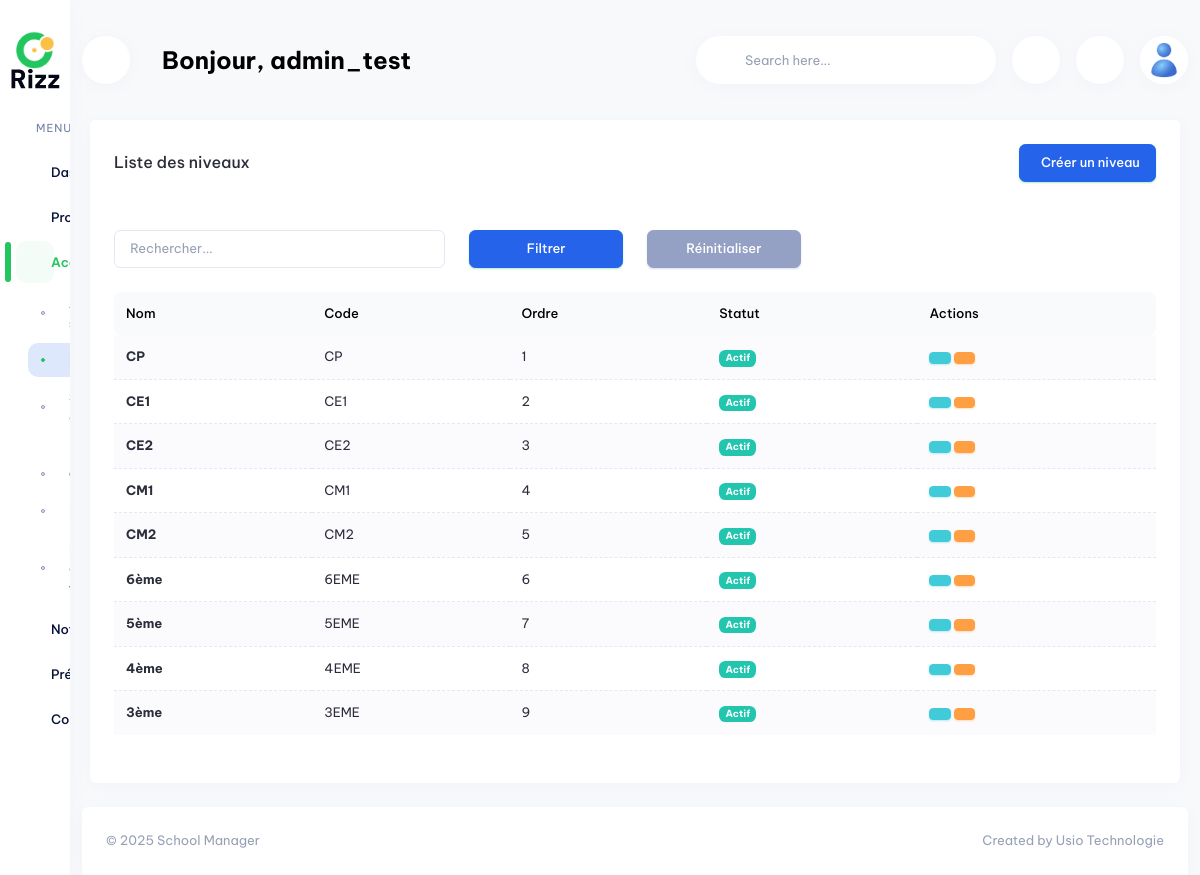
/academic/grades/ (signed in), run on the app's committed database.
### app_profile/models.py (models this page shows, shortened)
class Profile(models.Model):
    GENDER = [('male', 'Masculin'), ('female', 'Féminin'), ('other', 'Autre')]
    user = models.OneToOneField(
        User,
        on_delete=models.CASCADE,
        verbose_name="Utilisateur",
        help_text="Utilisateur Django associé à ce profil",
        related_name="profile"
    )
    reference = models.UUIDField(
        default=uuid4,
        unique=True,
        editable=False,
        verbose_name="Référence",
        help_text="Référence unique UUID du profil"
    )
    full_name = models.CharField(
        max_length=200,
        verbose_name="Nom complet",
        help_text="Nom et prénom du titulaire du compte"
    )
    firstname = models.CharField(
        max_length=100,
        verbose_name="Prénom",
        null=True,
        blank=True,
        help_text="Prénom du titulaire du compte"
    )
    name = models.CharField(
        max_length=100,
        verbose_name="Nom de famille",
        null=True,
        blank=True,
        help_text="Nom de famille du titulaire du compte"
    )
    birth_date = models.DateField(
        blank=True,
        null=True,
        verbose_name="Date de naissance",
        help_text="Date de naissance du titulaire (optionnel)"
    )
    id_card_number = models.CharField(
        max_length=50,
        blank=True,
        null=True,
        verbose_name="Numéro de pièce d'identité",
        help_text="Numéro de la pièce d'identité (optionnel)"
    )
    pincode = models.CharField(
        max_length=20,
        blank=True,
        null=True,
        verbose_name="Code PIN",
        help_text="Code PIN personnel (optionnel)"
    )
    gender = models.CharField(
        max_length=10,
        choices=GENDER,
        blank=True,
        null=True,
        verbose_name="Genre",
        help_text="Genre du titulaire (optionnel)"
    )
    country = models.ForeignKey(
        Country,
        on_delete=models.PROTECT,
        verbose_name="Pays",
        blank=True,
        null=True,
        help_text="Pays d'origine du titulaire"
    )
    phone = models.CharField(
        max_length=20,
        blank=True,
        null=True,
        verbose_name="Téléphone",
        help_text="Numéro de téléphone (optionnel)"
    )
    is_verified = models.BooleanField(
        default=False,
        verbose_name="Vérifié",
        help_text="Indique si le profil a été vérifié"
    )
    ROLE_CHOICES = [
        ('student', 'Élève'),
        ('teacher', 'Enseignant'),
        ('parent', 'Parent'),
        ('admin', 'Administrateur'),
        ('staff', 'Personnel'),
    ]
    role = models.CharField(
        max_length=20,
        choices=ROLE_CHOICES,
        blank=True,
        null=True,
        verbose_name="Rôle",
        help_text="Rôle principal du profil"
    )
    max_wallets = models.PositiveIntegerField(
        default=5,
        verbose_name="Nombre maximum de wallets",
        help_text="Nombre maximum de wallets que cet utilisateur peut créer (0 = illimité)"
    )
    photo = models.ImageField(
        upload_to='profiles/photos/',
        blank=True,
        null=True,
        verbose_name="Photo de profil",
        help_text="Photo de profil de l'utilisateur (max 2 Mo)"
    )
    is_active = models.BooleanField(
        default=True,
        verbose_name="Actif",
        help_text="Indique si le profil est actif"
    )
    created_at = models.DateTimeField(
        auto_now_add=True,
        verbose_name="Date de création"
    )
    updated_at = models.DateTimeField(
        auto_now=True,
        verbose_name="Date de modification"
    )
    objects = ProfileManager()
    class Meta:
        verbose_name = "Profile"
        verbose_name_plural = "Profiles"
        ordering = ['created_at']
        unique_together = ['phone']

### app_academic/models.py (models this page shows, shortened)
class Grade(models.Model):
    name = models.CharField(
        max_length=50,
        unique=True,
        verbose_name="Nom",
        help_text="Nom du niveau (ex: CP, CE1, 6ème)"
    )
    code = models.CharField(
        max_length=20,
        unique=True,
        verbose_name="Code",
        help_text="Code unique du niveau"
    )
    order = models.IntegerField(
        default=0,
        verbose_name="Ordre",
        help_text="Ordre d'affichage du niveau"
    )
    description = models.TextField(
        blank=True,
        null=True,
        verbose_name="Description",
        help_text="Description du niveau"
    )
    is_active = models.BooleanField(
        default=True,
        verbose_name="Actif",
        help_text="Indique si le niveau est actif"
    )
    created_at = models.DateTimeField(
        auto_now_add=True,
        verbose_name="Date de création"
    )
    updated_at = models.DateTimeField(
        auto_now=True,
        verbose_name="Date de modification"
    )
    created_by = models.ForeignKey(
        settings.AUTH_USER_MODEL,
        on_delete=models.SET_NULL,
        null=True,
        blank=True,
        related_name='grades_created',
        verbose_name="Créé par"
    )
    updated_by = models.ForeignKey(
        settings.AUTH_USER_MODEL,
        on_delete=models.SET_NULL,
        null=True,
        blank=True,
        related_name='grades_updated',
        verbose_name="Modifié par"
    )
    class Meta:
        verbose_name = "Niveau"
        verbose_name_plural = "Niveaux"
        ordering = ['order', 'name']
        indexes = [
            models.Index(fields=['code']),
            models.Index(fields=['is_active', 'order']),
        ]

### app_academic/views.py (the view)
# urls.py: path('grades/', views.GradeListView.as_view(), name='grade_list'),
class GradeListView(PermissionRequiredMixin, ListView):
    model = Grade
    template_name = 'app_academic/grade_list.html'
    context_object_name = 'grades'
    paginate_by = 20
    required_permission = 'view_class'
    required_resource = 'app_academic'
    @method_decorator(login_required)
    def dispatch(self, *args, **kwargs):
        return super().dispatch(*args, **kwargs)
    def get_queryset(self):
        queryset = Grade.objects.filter(is_active=True).order_by('order', 'name')
        search = self.request.GET.get('search')
        if search:
            queryset = queryset.filter(Q(name__icontains=search) | Q(code__icontains=search))
        return queryset

### templates/app_academic/grade_list.html (shortened to what this page needs)
{% extends "base.html" %}
{% load static %}
{% block content %}
<div class="row">
    <div class="col-12">
        <div class="card">
            <div class="card-header">
                <div class="row align-items-center">
                    <div class="col">
                        <h4 class="card-title mb-0">Liste des niveaux</h4>
                    </div>
                    <div class="col-auto">
                        <a href="{% url 'app_academic:grade_create' %}" class="btn btn-primary">
                             Créer un niveau
                        </a>
                    </div>
                </div>
            </div>
            <div class="card-body">
                <form method="get" class="mb-3">
                    <div class="row g-3">
                        <div class="col-md-4">
                            <input type="text" class="form-control" name="search" placeholder="Rechercher..." value="{{ request.GET.search }}">
                        </div>
                        <div class="col-md-2">
                            <button type="submit" class="btn btn-primary w-100">Filtrer</button>
                        </div>
                        <div class="col-md-2">
                            <a href="{% url 'app_academic:grade_list' %}" class="btn btn-secondary w-100">Réinitialiser</a>
                        </div>
                    </div>
                </form>
                <div class="table-responsive">
                    <table class="table table-striped table-hover">
                        <thead>
                            <tr>
                                <th>Nom</th>
                                <th>Code</th>
                                <th>Ordre</th>
                                <th>Statut</th>
                                <th>Actions</th>
                            </tr>
                        </thead>
                        <tbody>
                            {% for grade in grades %}
                                <tr>
                                    <td><strong>{{ grade.name }}</strong></td>
                                    <td>{{ grade.code }}</td>
                                    <td>{{ grade.order }}</td>
                                    <td>
                                        {% if grade.is_active %}
                                            <span class="badge bg-success">Actif</span>
                                        {% else %}
                                            <span class="badge bg-danger">Inactif</span>
                                        {% endif %}
                                    </td>
                                    <td>
                                        <a href="{% url 'app_academic:grade_detail' grade.pk %}" class="btn btn-sm btn-info">
                                        </a>
                                        <a href="{% url 'app_academic:grade_update' grade.pk %}" class="btn btn-sm btn-warning">
                                        </a>
                                    </td>
                                </tr>
                            {% empty %}
                                <tr>
                                    <td colspan="5" class="text-center">Aucun niveau trouvé.</td>
                                </tr>
                            {% endfor %}
                        </tbody>
                    </table>
                </div>
            </div>
        </div>
    </div>
</div>
{% endblock %}

### templates/base.html (shortened to what this page needs)
<!DOCTYPE html>
{% load static %}
<html lang="en" dir="ltr" data-startbar="light" data-bs-theme="light">
<head>
    <link rel="stylesheet" href="{% static 'school_manager/assets/libs/jsvectormap/css/jsvectormap.min.css' %}">
     <link href="{% static 'school_manager/assets/css/bootstrap.min.css' %}" rel="stylesheet" type="text/css" />
     <link href="{% static 'school_manager/assets/css/icons.min.css' %}" rel="stylesheet" type="text/css" />
     <link href="{% static 'school_manager/assets/css/app.min.css' %}" rel="stylesheet" type="text/css" />
     <link href="{% static 'school_manager/assets/css/custom-colors.css' %}" rel="stylesheet" type="text/css" />
</head>
<body>
    {% block navbar %}
    <div class="topbar d-print-none">
        <div class="container-xxl">
            <nav class="topbar-custom d-flex justify-content-between" id="topbar-custom">
                <ul class="topbar-item list-unstyled d-inline-flex align-items-center mb-0">
                    <li>
                        <button class="nav-link mobile-menu-btn nav-icon" id="togglemenu">
                        </button>
                    </li>
                    <li class="mx-3 welcome-text">
                        <h3 class="mb-0 fw-bold text-truncate">Bonjour, {{ user_full_name|default:request.user.username }}</h3>
                    </li>
                </ul>
                <ul class="topbar-item list-unstyled d-inline-flex align-items-center mb-0">
                    <li class="hide-phone app-search">
                        <form role="search" action="" method="get">
                            <input type="search" name="search" class="form-control top-search mb-0" placeholder="Search here...">
                            <button type="submit"></button>
                        </form>
                    </li>
                    <li class="topbar-item">
                        <a class="nav-link nav-icon" href="javascript:void(0);" id="light-dark-mode">
                        </a>
                    </li>
                    <li class="dropdown topbar-item">
                        <a class="nav-link dropdown-toggle arrow-none nav-icon" data-bs-toggle="dropdown" href="index.html#" role="button"
                            aria-haspopup="false" aria-expanded="false">
                        </a>
                    </li>
                    {% if request.user.is_authenticated %}
                        <li class="dropdown topbar-item">
                          <a class="nav-link dropdown-toggle arrow-none nav-icon" data-bs-toggle="dropdown" href="#" role="button"
                             aria-haspopup="false" aria-expanded="false">
                            {% if user_photo %}
                              <img src="{{ user_photo.url }}" alt="{{ user_full_name|default:request.user.username }}" class="thumb-lg rounded-circle">
                            {% else %}
                              <img src="{% static 'school_manager/assets/images/avatar.jpg' %}" alt="{{ user_full_name|default:request.user.username }}" class="thumb-lg rounded-circle">
                            {% endif %}
                          </a>
                        </li>
                        {% else %}
                        <li class="topbar-item">
                          <a class="btn btn-sm btn-primary" href="{% url 'app_profile:login' %}">Se connecter</a>
                        </li>
                        {% endif %}
                </ul>
            </nav>
        </div>
    </div>
    {% endblock %}
    {% block sidebar %}
    <div class="startbar d-print-none">
        <div class="brand">
            <a href="index.html" class="logo">
                <span>
                    <img src="assets/images/logo-sm.png" alt="logo-small" class="logo-sm">
                </span>
            </a>
        </div>
        <div class="startbar-menu" >
            <div class="startbar-collapse" id="startbarCollapse" data-simplebar>
                <div class="d-flex align-items-start flex-column w-100">
                    <ul class="navbar-nav mb-auto w-100">
                        {% for menu_item in sidebar_menu %}
                            <li class="nav-item">
                                {% if menu_item.url %}
                                    <a class="nav-link {% if menu_item.is_active %}active{% endif %}" href="{{ menu_item.url }}">
                                    </a>
                                {% elif menu_item.children %}
                                    {% with menu_id="sidebar"|add:menu_item.title|slugify %}
                                    <a class="nav-link {% if menu_item.is_active %}active{% endif %}" href="#{{ menu_id }}" data-bs-toggle="collapse" role="button"
                                        aria-expanded="{% if menu_item.is_active %}true{% else %}false{% endif %}" aria-controls="{{ menu_id }}">
                                    </a>
                                    {% endwith %}
                                {% endif %}
                            </li>
                        {% endfor %}
                    </ul>
                </div>
            </div>
        </div>
    </div>
    {% endblock %}
    <div class="page-wrapper">
        <div class="page-content">
            <div class="container-xxl">
              {% block content %}
              {% endblock %}
            </div>
            <footer class="footer text-center text-sm-start d-print-none">
                <div class="container-xxl">
                    <div class="row">
                        <div class="col-12">
                            <div class="card mb-0 rounded-bottom-0">
                                <div class="card-body">
                                    <p class="text-muted mb-0">
                                        ©
                                        School Manager
                                        <span
                                            class="text-muted d-none d-sm-inline-block float-end">
                                            Created by Usio Technologie</span>
                                    </p>
                                </div>
                            </div>
                        </div>
                    </div>
                </div>
            </footer>
        </div>
    </div>
</body>
</html>

### data on the page
Profile: full_name.username "admin_test"
Grade: name "CP", code "CP", order "1", is_active "Actif"
Grade: name "CE1", code "CE1", order "2", is_active "Actif"
Grade: name "CE2", code "CE2", order "3", is_active "Actif"
Grade: name "CM1", code "CM1", order "4", is_active "Actif"
Grade: name "CM2", code "CM2", order "5", is_active "Actif"
Grade: name "6ème", code "6EME", order "6", is_active "Actif"
Grade: name "5ème", code "5EME", order "7", is_active "Actif"
Grade: name "4ème", code "4EME", order "8", is_active "Actif"
Grade: name "3ème", code "3EME", order "9", is_active "Actif"
